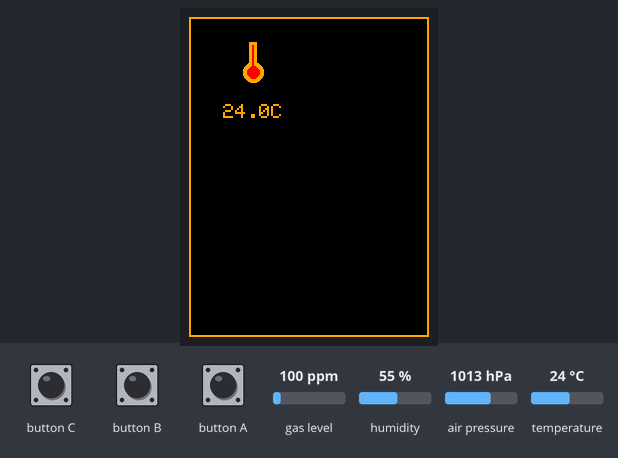
Bench run of a sketch on a simulated ESP32. Parts: 240×320 colour display. Inputs (shaded band) come from the test bench; at power-on: gas level 100 ppm, humidity 55 %, air pressure 1013 hPa, temperature 24 °C. WiFi joins after 1.5 s; servers stay silent unless stated; what the sketch prints to the serial monitor is not drawn.

Above: at 8.0 s.
8.1 s: button A pressed for 0.15 s
At 9.3 s:
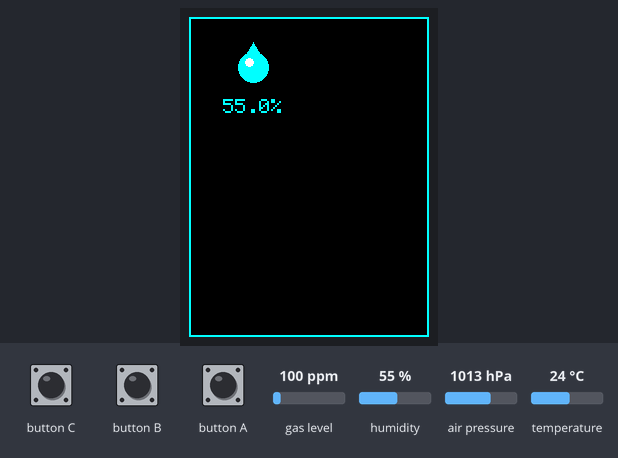
9.7 s: button A pressed for 1 s
At 10.6 s:
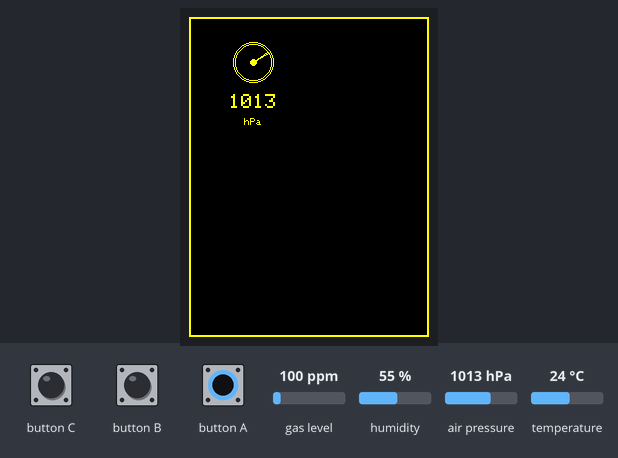
12.2 s: button A pressed for 0.15 s
At 12.8 s:
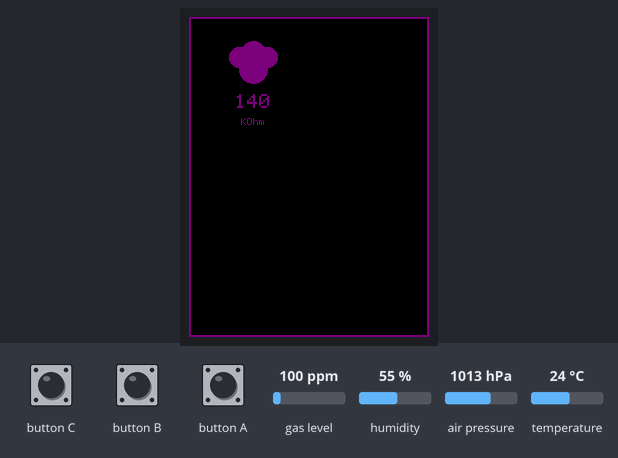
13.8 s: button A pressed for 3.2 s
At 14.8 s:
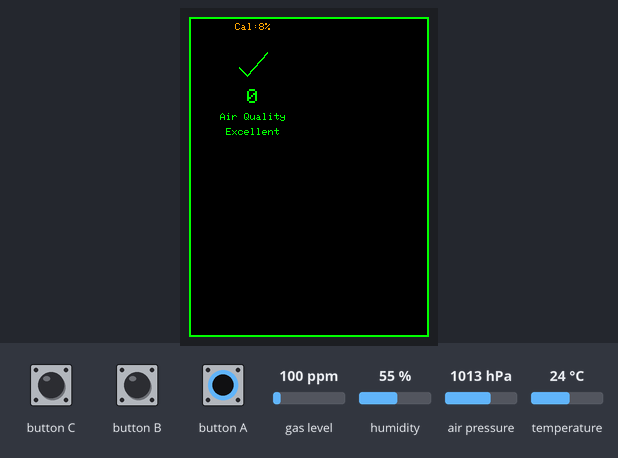
23.1 s: button A pressed for 0.15 s
At 24.6 s:
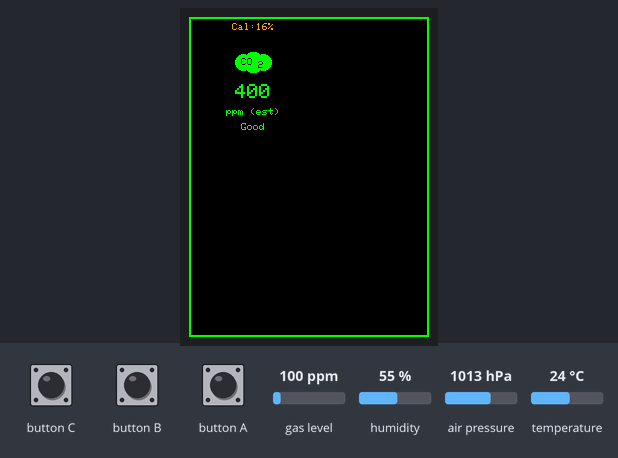
Timing chart, 0 to 26.1 s (numbered marks = the images above; inputs shaded):
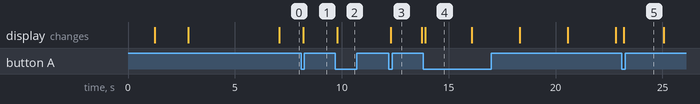

The sketch:

ENV_Sensor_AirQuality.ino
```cpp
#include <M5Unified.h>
#include <Wire.h>
#include <Adafruit_Sensor.h>
#include <Adafruit_BME680.h>
#include <WiFi.h>
#include <HTTPClient.h>
#include <ArduinoJson.h>

// ===== WIFI SETTINGS - FILL IN YOUR INFO =====
const char* ssid = "Mars";           // Your WiFi network name
const char* password = "mn0Tb1T$%s";       // Your WiFi password
const char* serverUrl = "http://192.168.8.100:5020/sensor_data";  // Your Pi's IP
// ==============================================

Adafruit_BME680 bme;
HTTPClient http;

// Display states
enum DisplayMode {
  TEMP,
  HUMIDITY,
  PRESSURE,
  GAS,
  AIR_QUALITY,
  ESTIMATED_CO2
};

DisplayMode currentMode = TEMP;
DisplayMode lastMode = TEMP;  // Track last mode to detect changes

// Sensor readings
float temperature = 0;
float humidity = 0;
float pressure = 0;
float gasResistance = 0;  // Raw gas resistance in KOhms
float airQualityScore = 0;  // Our calculated score (0-500, like IAQ)
float estimatedCO2 = 0;  // Rough CO2 estimate

// Previous readings for change detection
float lastDisplayTemp = -999;
float lastDisplayHumidity = -999;
float lastDisplayPressure = -999;
float lastDisplayGas = -999;
float lastDisplayAQ = -999;
float lastDisplayCO2 = -999;

// Baseline tracking for air quality
float gasBaseline = 0;
int baselineSamples = 0;
const int BASELINE_SAMPLES_NEEDED = 50;  // ~5 minutes of readings

unsigned long lastSendTime = 0;
const unsigned long sendInterval = 60000;  // Send data every 60 seconds

bool wifiConnected = false;

// Function declarations
void connectWiFi();
void readSensors();
void calculateAirQuality();
void sendDataToServer();
void drawTemperatureScreen();
void drawHumidityScreen();
void drawPressureScreen();
void drawGasScreen();
void drawAirQualityScreen();
void drawCO2Screen();
void updateDisplay();

void setup() {
  auto cfg = M5.config();
  M5.begin(cfg);
  M5.Display.setRotation(0);
  M5.Display.setBrightness(100);
  M5.Display.fillScreen(BLACK);
  M5.Display.setTextDatum(middle_center);

  Serial.begin(115200);
  delay(1000);

  Serial.println("M5Stack Atom S3 ENV Pro with Air Quality Calculation");

  // Initialize I2C for Grove connector (Port A on Atom S3)
  Wire.begin(2, 1);  // SDA=GPIO2, SCL=GPIO1

  // Initialize BME688 (also works with BME680)
  // Try address 0x77 first, then 0x76
  if (!bme.begin(0x77, &Wire)) {
    Serial.println("Sensor not found at 0x77, trying 0x76...");
    if (!bme.begin(0x76, &Wire)) {
      Serial.println("Could not find BME688/BME680 sensor!");
      M5.Display.setTextSize(1);
      M5.Display.drawString("Sensor Error!", M5.Display.width()/2, M5.Display.height()/2);
      M5.Display.drawString("Check connection", M5.Display.width()/2, M5.Display.height()/2 + 15);
      while (1) delay(10);
    }
  }

  Serial.println("BME688 sensor found!");

  // Configure BME688
  bme.setTemperatureOversampling(BME680_OS_8X);
  bme.setHumidityOversampling(BME680_OS_2X);
  bme.setPressureOversampling(BME680_OS_4X);
  bme.setIIRFilterSize(BME680_FILTER_SIZE_3);
  bme.setGasHeater(320, 150); // 320°C for 150 ms

  Serial.println("BME688 initialized successfully!");
  Serial.println("Establishing baseline... (needs ~5 minutes)");

  M5.Display.setTextSize(1);
  M5.Display.drawString("Sensor OK", 64, 50);
  M5.Display.drawString("Calibrating...", 64, 65);

  // Connect to WiFi
  connectWiFi();

  delay(2000);
}

void connectWiFi() {
  if (strlen(ssid) == 0) {
    Serial.println("WiFi credentials not set!");
    M5.Display.fillScreen(BLACK);

    // Draw WiFi icon with X
    M5.Display.drawCircle(64, 35, 15, RED);
    M5.Display.drawCircle(64, 35, 10, RED);
    M5.Display.drawCircle(64, 35, 5, RED);
    M5.Display.fillCircle(64, 45, 3, RED);
    M5.Display.drawLine(50, 25, 78, 50, RED);
    M5.Display.drawLine(51, 25, 79, 50, RED);

    M5.Display.setTextSize(2);
    M5.Display.setTextColor(RED);
    M5.Display.drawString("No WiFi", 64, 70);
    M5.Display.setTextSize(1);
    M5.Display.drawString("Credentials", 64, 95);
    delay(2000);
    return;
  }

  Serial.print("Connecting to WiFi: ");
  Serial.println(ssid);

  WiFi.begin(ssid, password);

  int attempts = 0;
  while (WiFi.status() != WL_CONNECTED && attempts < 20) {
    delay(500);
    Serial.print(".");
    attempts++;
  }

  if (WiFi.status() == WL_CONNECTED) {
    wifiConnected = true;
    Serial.println("\nWiFi Connected!");
    Serial.print("IP Address: ");
    Serial.println(WiFi.localIP());

    M5.Display.fillScreen(BLACK);

    // Draw WiFi icon (connected)
    M5.Display.drawCircle(64, 35, 15, GREEN);
    M5.Display.drawCircle(64, 35, 10, GREEN);
    M5.Display.drawCircle(64, 35, 5, GREEN);
    M5.Display.fillCircle(64, 45, 3, GREEN);

    M5.Display.setTextSize(2);
    M5.Display.setTextColor(GREEN);
    M5.Display.drawString("WiFi", 64, 65);
    M5.Display.drawString("Connected", 64, 85);
    delay(2000);
  } else {
    wifiConnected = false;
    Serial.println("\nWiFi Connection Failed!");

    M5.Display.fillScreen(BLACK);

    // Draw WiFi icon with slash (not connected)
    M5.Display.drawCircle(64, 35, 15, RED);
    M5.Display.drawCircle(64, 35, 10, RED);
    M5.Display.drawCircle(64, 35, 5, RED);
    M5.Display.fillCircle(64, 45, 3, RED);
    // Slash through it
    M5.Display.drawLine(50, 25, 78, 50, RED);
    M5.Display.drawLine(51, 25, 79, 50, RED);
    M5.Display.drawLine(50, 26, 78, 51, RED);

    M5.Display.setTextSize(2);
    M5.Display.setTextColor(RED);
    M5.Display.drawString("WiFi", 64, 65);
    M5.Display.drawString("Failed", 64, 85);
    delay(2000);
  }
}

void readSensors() {
  if (!bme.performReading()) {
    Serial.println("Failed to perform reading!");
    return;
  }

  temperature = bme.temperature;
  humidity = bme.humidity;
  pressure = bme.pressure / 100.0;  // Convert Pa to hPa
  gasResistance = bme.gas_resistance / 1000.0;  // Convert ohms to KOhms

  // Build baseline for air quality calculation
  if (baselineSamples < BASELINE_SAMPLES_NEEDED) {
    gasBaseline += gasResistance;
    baselineSamples++;
    if (baselineSamples == BASELINE_SAMPLES_NEEDED) {
      gasBaseline /= BASELINE_SAMPLES_NEEDED;
      Serial.println("Baseline established: " + String(gasBaseline) + " KOhms");
    }
  }

  calculateAirQuality();

  Serial.println("--- Sensor Readings ---");
  Serial.print("Temperature: "); Serial.print(temperature); Serial.println(" °C");
  Serial.print("Humidity: "); Serial.print(humidity); Serial.println(" %");
  Serial.print("Pressure: "); Serial.print(pressure); Serial.println(" hPa");
  Serial.print("Gas: "); Serial.print(gasResistance); Serial.println(" KOhms");
  Serial.print("Air Quality Score: "); Serial.println(airQualityScore);
  Serial.print("Est. CO2: "); Serial.print(estimatedCO2); Serial.println(" ppm");
}

void calculateAirQuality() {
  if (baselineSamples < BASELINE_SAMPLES_NEEDED) {
    airQualityScore = 0;  // Still calibrating
    estimatedCO2 = 400;   // Default outdoor CO2
    return;
  }

  // Calculate air quality score (0-500, similar to IAQ)
  // Higher gas resistance = better air quality = lower score
  // We map the gas resistance relative to our baseline

  float gasRatio = gasResistance / gasBaseline;

  if (gasRatio >= 1.0) {
    // Air is as good or better than baseline
    airQualityScore = 50.0 * (2.0 - gasRatio);  // 0-50 for excellent air
    if (airQualityScore < 0) airQualityScore = 0;
  } else {
    // Air is worse than baseline
    airQualityScore = 50.0 + (150.0 * (1.0 - gasRatio));  // 50-200 for degrading air
    if (airQualityScore > 500) airQualityScore = 500;
  }

  // Estimate CO2 based on air quality score
  // Better correlation: AQ 0-50 = 400-800ppm, AQ 50-100 = 800-1200, AQ 100+ = 1200+
  if (airQualityScore <= 50) {
    estimatedCO2 = 400 + (airQualityScore * 8);  // 400-800 ppm for excellent air
  } else if (airQualityScore <= 100) {
    estimatedCO2 = 800 + ((airQualityScore - 50) * 8);  // 800-1200 ppm for good air
  } else if (airQualityScore <= 200) {
    estimatedCO2 = 1200 + ((airQualityScore - 100) * 8);  // 1200-2000 ppm for moderate/poor
  } else {
    estimatedCO2 = 2000 + ((airQualityScore - 200) * 10);  // 2000+ for bad air
    if (estimatedCO2 > 5000) estimatedCO2 = 5000;
  }
}

void sendDataToServer() {
  if (!wifiConnected || WiFi.status() != WL_CONNECTED) {
    Serial.println("WiFi not connected, skipping data send");
    return;
  }

  // Create JSON document
  JsonDocument doc;
  doc["temperature"] = temperature;
  doc["humidity"] = humidity;
  doc["pressure"] = pressure;
  doc["gas_resistance"] = gasResistance;
  doc["air_quality_score"] = airQualityScore;
  doc["estimated_co2"] = estimatedCO2;
  doc["calibrated"] = (baselineSamples >= BASELINE_SAMPLES_NEEDED);
  doc["timestamp"] = millis() / 1000;

  String jsonString;
  serializeJson(doc, jsonString);

  http.begin(serverUrl);
  http.addHeader("Content-Type", "application/json");

  int httpResponseCode = http.POST(jsonString);

  if (httpResponseCode > 0) {
    Serial.print("Data sent successfully! Response code: ");
    Serial.println(httpResponseCode);
  } else {
    Serial.print("Error sending data: ");
    Serial.println(httpResponseCode);
  }

  http.end();
}

void drawTemperatureScreen() {
  // Only do full redraw if mode changed or value changed by more than 0.2 degrees
  if (lastMode != currentMode || abs(temperature - lastDisplayTemp) > 0.2) {
    M5.Display.fillScreen(BLACK);
    M5.Display.drawRect(0, 0, M5.Display.width(), M5.Display.height(), ORANGE);
    M5.Display.drawRect(1, 1, M5.Display.width()-2, M5.Display.height()-2, ORANGE);

    M5.Display.fillCircle(64, 55, 10, ORANGE);
    M5.Display.fillRect(61, 25, 6, 35, ORANGE);
    M5.Display.drawRect(60, 25, 8, 35, ORANGE);
    M5.Display.fillRect(63, 28, 2, 28, RED);
    M5.Display.fillCircle(64, 55, 6, RED);

    // Clear text area
    M5.Display.fillRect(20, 85, 88, 30, BLACK);

    M5.Display.setTextSize(2);
    M5.Display.setTextColor(ORANGE);
    M5.Display.drawString(String(temperature, 1) + "C", 64, 95);

    lastDisplayTemp = temperature;
  }
}

void drawHumidityScreen() {
  if (lastMode != currentMode || abs(humidity - lastDisplayHumidity) > 0.5) {
    M5.Display.fillScreen(BLACK);
    M5.Display.drawRect(0, 0, M5.Display.width(), M5.Display.height(), CYAN);
    M5.Display.drawRect(1, 1, M5.Display.width()-2, M5.Display.height()-2, CYAN);

    M5.Display.fillCircle(64, 50, 15, CYAN);
    M5.Display.fillTriangle(64, 25, 49, 50, 79, 50, CYAN);
    M5.Display.fillCircle(60, 45, 4, WHITE);

    M5.Display.fillRect(20, 80, 88, 30, BLACK);

    M5.Display.setTextSize(2);
    M5.Display.setTextColor(CYAN);
    M5.Display.drawString(String(humidity, 1) + "%", 64, 90);

    lastDisplayHumidity = humidity;
  }
}

void drawPressureScreen() {
  if (lastMode != currentMode || abs(pressure - lastDisplayPressure) > 1.0) {
    M5.Display.fillScreen(BLACK);
    M5.Display.drawRect(0, 0, M5.Display.width(), M5.Display.height(), YELLOW);
    M5.Display.drawRect(1, 1, M5.Display.width()-2, M5.Display.height()-2, YELLOW);

    M5.Display.drawCircle(64, 45, 20, YELLOW);
    M5.Display.drawCircle(64, 45, 18, YELLOW);
    M5.Display.fillCircle(64, 45, 3, YELLOW);
    M5.Display.drawLine(64, 45, 78, 35, YELLOW);
    M5.Display.drawLine(64, 45, 79, 36, YELLOW);

    M5.Display.fillRect(20, 75, 88, 40, BLACK);

    M5.Display.setTextSize(2);
    M5.Display.setTextColor(YELLOW);
    M5.Display.drawString(String(pressure, 0), 64, 85);
    M5.Display.setTextSize(1);
    M5.Display.drawString("hPa", 64, 105);

    lastDisplayPressure = pressure;
  }
}

void drawGasScreen() {
  if (lastMode != currentMode || abs(gasResistance - lastDisplayGas) > 1.0) {
    M5.Display.fillScreen(BLACK);
    M5.Display.drawRect(0, 0, M5.Display.width(), M5.Display.height(), PURPLE);
    M5.Display.drawRect(1, 1, M5.Display.width()-2, M5.Display.height()-2, PURPLE);

    M5.Display.fillCircle(50, 40, 10, PURPLE);
    M5.Display.fillCircle(64, 36, 12, PURPLE);
    M5.Display.fillCircle(78, 40, 10, PURPLE);
    M5.Display.fillRect(50, 40, 28, 12, PURPLE);
    M5.Display.fillCircle(64, 52, 14, PURPLE);

    M5.Display.fillRect(20, 75, 88, 40, BLACK);

    M5.Display.setTextSize(2);
    M5.Display.setTextColor(PURPLE);
    M5.Display.drawString(String(gasResistance, 0), 64, 85);
    M5.Display.setTextSize(1);
    M5.Display.drawString("KOhm", 64, 105);

    lastDisplayGas = gasResistance;
  }
}

void drawAirQualityScreen() {
  if (lastMode != currentMode || abs(airQualityScore - lastDisplayAQ) > 5.0 || baselineSamples < BASELINE_SAMPLES_NEEDED) {
    M5.Display.fillScreen(BLACK);

    // Color code based on air quality score
    uint16_t color;
    String quality;
    if (airQualityScore <= 50) {
      color = GREEN;
      quality = "Excellent";
    } else if (airQualityScore <= 100) {
      color = GREENYELLOW;
      quality = "Good";
    } else if (airQualityScore <= 150) {
      color = YELLOW;
      quality = "Moderate";
    } else if (airQualityScore <= 200) {
      color = ORANGE;
      quality = "Poor";
    } else {
      color = RED;
      quality = "Bad";
    }

    M5.Display.drawRect(0, 0, M5.Display.width(), M5.Display.height(), color);
    M5.Display.drawRect(1, 1, M5.Display.width()-2, M5.Display.height()-2, color);

    // Draw air quality icon
    if (airQualityScore <= 100) {
      // Checkmark for good air
      M5.Display.drawLine(50, 50, 58, 58, color);
      M5.Display.drawLine(58, 58, 78, 35, color);
      M5.Display.drawLine(50, 51, 58, 59, color);
      M5.Display.drawLine(58, 59, 78, 36, color);
    } else {
      // X for poor air
      M5.Display.drawLine(50, 35, 78, 58, color);
      M5.Display.drawLine(78, 35, 50, 58, color);
      M5.Display.drawLine(51, 35, 78, 57, color);
      M5.Display.drawLine(77, 35, 50, 57, color);
    }

    M5.Display.setTextSize(2);
    M5.Display.setTextColor(color);
    M5.Display.drawString(String((int)airQualityScore), 64, 80);
    M5.Display.setTextSize(1);
    M5.Display.drawString("Air Quality", 64, 100);
    M5.Display.drawString(quality, 64, 115);

    // Show calibration status
    if (baselineSamples < BASELINE_SAMPLES_NEEDED) {
      M5.Display.setTextSize(1);
      M5.Display.setTextColor(ORANGE);
      int percent = (baselineSamples * 100) / BASELINE_SAMPLES_NEEDED;
      M5.Display.drawString("Cal:" + String(percent) + "%", 64, 10);
    }

    lastDisplayAQ = airQualityScore;
  }
}

void drawCO2Screen() {
  if (lastMode != currentMode || abs(estimatedCO2 - lastDisplayCO2) > 50.0 || baselineSamples < BASELINE_SAMPLES_NEEDED) {
    M5.Display.fillScreen(BLACK);

    // Color code based on CO2 value
    uint16_t color;
    String quality;
    if (estimatedCO2 < 1000) {
      color = GREEN;
      quality = "Good";
    } else if (estimatedCO2 < 1500) {
      color = YELLOW;
      quality = "Moderate";
    } else {
      color = RED;
      quality = "Poor";
    }

    M5.Display.drawRect(0, 0, M5.Display.width(), M5.Display.height(), color);
    M5.Display.drawRect(1, 1, M5.Display.width()-2, M5.Display.height()-2, color);

    // Draw CO2 molecule icon
    M5.Display.fillCircle(54, 45, 8, color);
    M5.Display.fillCircle(64, 45, 10, color);
    M5.Display.fillCircle(74, 45, 8, color);
    M5.Display.setTextSize(1);
    M5.Display.setTextColor(BLACK);
    M5.Display.drawString("CO", 58, 45);
    M5.Display.drawString("2", 72, 48);

    M5.Display.setTextSize(2);
    M5.Display.setTextColor(color);
    M5.Display.drawString(String((int)estimatedCO2), 64, 75);
    M5.Display.setTextSize(1);
    M5.Display.drawString("ppm (est)", 64, 95);
    M5.Display.drawString(quality, 64, 110);

    if (baselineSamples < BASELINE_SAMPLES_NEEDED) {
      M5.Display.setTextSize(1);
      M5.Display.setTextColor(ORANGE);
      int percent = (baselineSamples * 100) / BASELINE_SAMPLES_NEEDED;
      M5.Display.drawString("Cal:" + String(percent) + "%", 64, 10);
    }

    lastDisplayCO2 = estimatedCO2;
  }
}

void updateDisplay() {
  switch (currentMode) {
    case TEMP:
      drawTemperatureScreen();
      break;
    case HUMIDITY:
      drawHumidityScreen();
      break;
    case PRESSURE:
      drawPressureScreen();
      break;
    case GAS:
      drawGasScreen();
      break;
    case AIR_QUALITY:
      drawAirQualityScreen();
      break;
    case ESTIMATED_CO2:
      drawCO2Screen();
      break;
  }
}

void loop() {
  M5.update();

  // Check for screen touch to cycle modes
  if (M5.BtnA.wasPressed()) {
    currentMode = (DisplayMode)((currentMode + 1) % 6);
    lastMode = (DisplayMode)-1;  // Force full redraw on mode change
    updateDisplay();
    Serial.print("Mode changed to: ");
    Serial.println(currentMode);
  }

  // Read sensors every 2 seconds
  static unsigned long lastRead = 0;
  if (millis() - lastRead > 2000) {
    readSensors();
    updateDisplay();
    lastMode = currentMode;  // Update last mode after drawing
    lastRead = millis();
  }

  // Send data to server periodically
  if (wifiConnected && millis() - lastSendTime > sendInterval) {
    sendDataToServer();
    lastSendTime = millis();
  }

  delay(10);
}
```

Measured:
- after the input at 8.1 s, the display: changes after 0.09 s (image 1)
- after the input at 9.7 s, the display: changes after 0.09 s (image 2)
- after the input at 12.2 s, the display: changes after 0.09 s (image 3)
- after the input at 13.8 s, the display: changes after 0.11 s (image 4)
- after the input at 23.1 s, the display: changes after 0.09 s (image 5)
- what the display in image 4 shows lasts 2.2 s, from 13.9 s to 16.1 s
